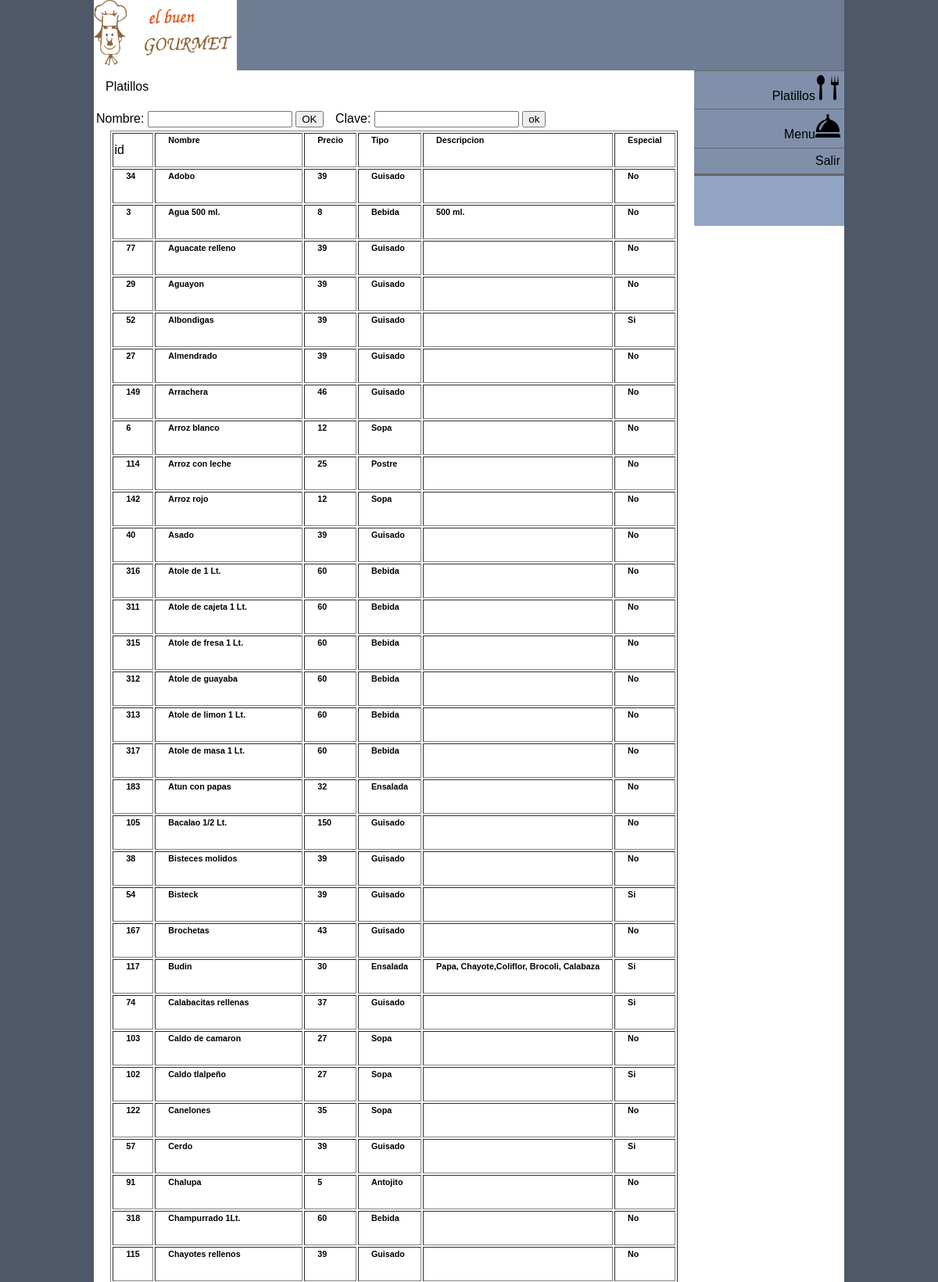
Screenshot of /System/user/VerplatillosUser.php (signed in, upper part) with the database file from the repository.
### tables this page shows
CREATE TABLE `platillo` (
  `id_plat` varchar(10) NOT NULL,
  `nombre_plat` varchar(50) NOT NULL,
  `precio` double NOT NULL,
  `tipo` varchar(50) NOT NULL,
  `descripcion_plat` varchar(50) DEFAULT NULL,
  `especial` int(11) NOT NULL,
  PRIMARY KEY (`id_plat`)
);

### System/user/VerplatillosUser.php (the view, shortened to what this page needs)
<?php require_once('../Connections/COnexionGourmet.php'); ?>
<?php
$query_recordsetPlatillos = "SELECT id_plat, nombre_plat, precio, tipo, descripcion_plat, especial FROM platillo ORDER BY nombre_plat ASC";
$recordsetPlatillos = mysql_query($query_recordsetPlatillos, $COnexionGourmet) or die(mysql_error());
$row_recordsetPlatillos = mysql_fetch_assoc($recordsetPlatillos);
?>
<!DOCTYPE html PUBLIC "-//W3C//DTD XHTML 1.0 Transitional//EN" "http://www.w3.org/TR/xhtml1/DTD/xhtml1-transitional.dtd">
<html xmlns="http://www.w3.org/1999/xhtml">
<head>
</head>
<body>
<div class="container">
  <div class="header"><a href="../menuUser.php"><img src="../Img/logox.jpg" width="183" height="90" /></a></div>
  <div class="sidebar1">
    <ul class="nav">
      <li>
        <div align="right"><a href="menuPlatilloUser.php">Platillos<img src="../Img/icons/spoon-fork.png" width="32" height="32" alt="Menu platillos" /></a></div>
      </li>
      <li>
        <div align="right"><a href="menuMenuUser.php">Menu<img src="../Img/icons/bell.png" width="32" height="32" /></a></div>
      </li>
      <li>
        <div align="right"><a href="../Loging.php">Salir</a></div>
      </li>
      <li></li>
      <li></li>
    </ul>
    <p>&nbsp;</p>
    </div>
  <div class="content">
    <p>Platillos <br />
    </p>
    <div align="left">
      <table width="592" border="0">
        <tr>
          <td><form action="BusquedaUser.php" method="get">
            Nombre:
            <input type="text" name="nombre" />
            <input type="submit" value="OK" />
            <br />
          </form></td>
          <td><form id="clave" name="clave" method="get" action="BusquedaclaveUser.php">
            <label for="clave">Clave:</label>
            <input type="text" name="nombre" id="clave" />
            <input type="submit" name="ok" id="ok" value="ok" />
          </form></td>
        </tr>
      </table>
    </div>
    <table border="1" align="center">
      <tr>
        <td>id</td>
        <td><h6>Nombre</h6></td>
        <td><h6>Precio</h6></td>
        <td><h6>Tipo</h6></td>
        <td><h6>Descripcion</h6></td>
        <td><h6>Especial</h6></td>
      </tr>
      <?php do { ?>
      <tr>
        <td><h6><?php echo $row_recordsetPlatillos['id_plat']; ?></h6></td>
        <td><h6><?php echo $row_recordsetPlatillos['nombre_plat']; ?></h6></td>
        <td><h6><?php echo $row_recordsetPlatillos['precio']; ?></h6></td>
        <td><h6><?php echo $row_recordsetPlatillos['tipo']; ?></h6></td>
        <td><h6><?php echo $row_recordsetPlatillos['descripcion_plat']; ?></h6></td>
        <td><h6>
          <?php if ($row_recordsetPlatillos['especial']==0){echo "No";}else{echo "Si";}; ?>
        </h6></td>
      </tr>
      <?php } while ($row_recordsetPlatillos = mysql_fetch_assoc($recordsetPlatillos)); ?>
    </table>
  </div>
  </div>
</body>
</html>

### System/user/VerplatillosUser.php (style rules this page uses)
ul, ol, dl { padding: 0; margin: 0; }
h1, h2, h3, h4, h5, h6, p { margin-top: 0; padding-right: 15px; padding-left: 15px; }
a img { border: none; }
a:link { color:#414958; text-decoration: underline; }
.container { width: 80%; max-width: 1260px; min-width: 780px; background-color: #FFF; margin: 0 auto; }
.header { background-color: #6F7D94; }
.sidebar1 { float: right; width: 20%; background-color: #93A5C4; padding-bottom: 10px; }
.content { padding: 10px 0; width: 80%; float: right; }
ul.nav { list-style: none; border-top: 1px solid #666; margin-bottom: 15px; }
ul.nav li { border-bottom: 1px solid #666; }
ul.nav a, ul.nav a:visited { padding: 5px 5px 5px 15px; display: block; text-decoration: none; background-color: #8090AB; color: #000; }

### rows the page displays
platillo: id_plat "34", nombre_plat "Adobo", precio "39", tipo "Guisado", especial "No"
platillo: id_plat "3", nombre_plat "Agua 500 ml.", precio "8", tipo "Bebida", descripcion_plat "500 ml.", especial "No"
platillo: id_plat "77", nombre_plat "Aguacate relleno", precio "39", tipo "Guisado", especial "No"
platillo: id_plat "29", nombre_plat "Aguayon", precio "39", tipo "Guisado", especial "No"
platillo: id_plat "52", nombre_plat "Albondigas", precio "39", tipo "Guisado", especial "Si"
platillo: id_plat "27", nombre_plat "Almendrado", precio "39", tipo "Guisado", especial "No"
platillo: id_plat "149", nombre_plat "Arrachera", precio "46", tipo "Guisado", especial "No"
platillo: id_plat "6", nombre_plat "Arroz blanco", precio "12", tipo "Sopa", especial "No"
platillo: id_plat "114", nombre_plat "Arroz con leche", precio "25", tipo "Postre", especial "No"
platillo: id_plat "142", nombre_plat "Arroz rojo", precio "12", tipo "Sopa", especial "No"
platillo: id_plat "40", nombre_plat "Asado", precio "39", tipo "Guisado", especial "No"
platillo: id_plat "316", nombre_plat "Atole de 1 Lt.", precio "60", tipo "Bebida", especial "No"
platillo: id_plat "311", nombre_plat "Atole de cajeta 1 Lt.", precio "60", tipo "Bebida", especial "No"
platillo: id_plat "315", nombre_plat "Atole de fresa 1 Lt.", precio "60", tipo "Bebida", especial "No"
platillo: id_plat "312", nombre_plat "Atole de guayaba", precio "60", tipo "Bebida", especial "No"
platillo: id_plat "313", nombre_plat "Atole de limon 1 Lt.", precio "60", tipo "Bebida", especial "No"
platillo: id_plat "317", nombre_plat "Atole de masa 1 Lt.", precio "60", tipo "Bebida", especial "No"
platillo: id_plat "183", nombre_plat "Atun con papas", precio "32", tipo "Ensalada", especial "No"
platillo: id_plat "105", nombre_plat "Bacalao 1/2 Lt.", precio "150", tipo "Guisado", especial "No"
platillo: id_plat "38", nombre_plat "Bisteces molidos", precio "39", tipo "Guisado", especial "No"
platillo: id_plat "54", nombre_plat "Bisteck", precio "39", tipo "Guisado", especial "Si"
platillo: id_plat "167", nombre_plat "Brochetas", precio "43", tipo "Guisado", especial "No"
platillo: id_plat "117", nombre_plat "Budin", precio "30", tipo "Ensalada", descripcion_plat "Papa, Chayote,Coliflor, Brocoli, Calabaza", especial "Si"
platillo: id_plat "74", nombre_plat "Calabacitas rellenas", precio "37", tipo "Guisado", especial "Si"
platillo: id_plat "103", nombre_plat "Caldo de camaron", precio "27", tipo "Sopa", especial "No"
platillo: id_plat "102", nombre_plat "Caldo tlalpeño", precio "27", tipo "Sopa", especial "Si"
platillo: id_plat "122", nombre_plat "Canelones", precio "35", tipo "Sopa", especial "No"
platillo: id_plat "57", nombre_plat "Cerdo", precio "39", tipo "Guisado", especial "Si"
platillo: id_plat "91", nombre_plat "Chalupa", precio "5", tipo "Antojito", especial "No"
platillo: id_plat "318", nombre_plat "Champurrado 1Lt.", precio "60", tipo "Bebida", especial "No"
platillo: id_plat "115", nombre_plat "Chayotes rellenos", precio "39", tipo "Guisado", especial "No"
